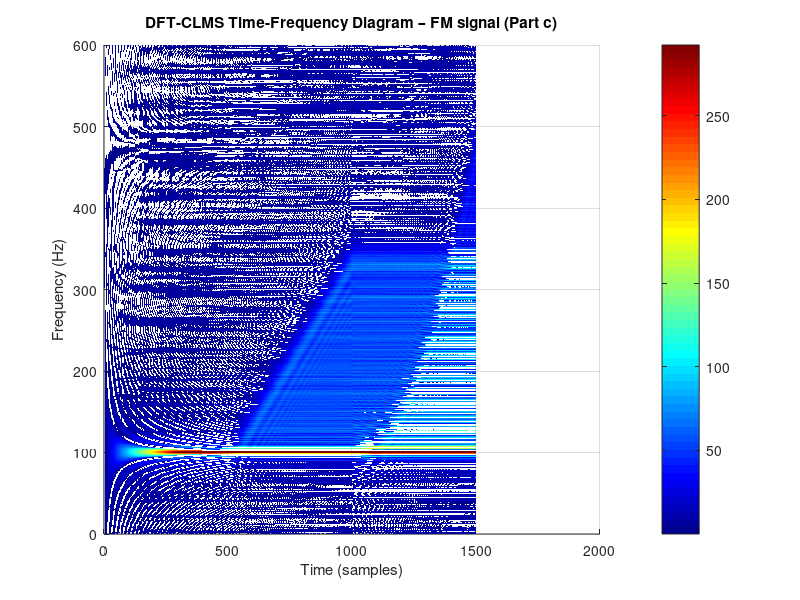

Source code (MATLAB):
%% ASPMI Part 3.3 – A Real-Time Spectrum Analyser Using the DFT-CLMS
% This script covers:
%   (a) Analytical: LS solution of DFT basis = DFT formula (comments only)
%   (b) Analytical: DFT as change-of-basis / projection (comments only)
%   (c) DFT-CLMS applied to the FM signal from Part 3.2
%   (d) DFT-CLMS applied to EEG signal POz (1200-sample segment)

clc; clear; close all;

%% =========================================================
%% Analytical notes – Parts (a) and (b)
%% =========================================================
% (a) LS solution of DFT problem
% The LS cost is: min_w ||y - F*w||^2,  solved by  w = (F^H F)^{-1} F^H y.
% The DFT basis matrix F satisfies F^H F = N * I  (orthonormal columns scaled by sqrt(N)).
% Therefore:  w = (1/N) * F^H * y = DFT coefficients (divided by N).
% This is exactly the Discrete Fourier Transform formula, confirming that
% the LS solution is the DFT.
%
% (b) DFT as change-of-basis / projection
% The DFT decomposes signal y into the orthogonal frequency basis
% {e_k | e_k(n) = e^{j2πkn/N}, k=0,...,N-1}.
% Each Fourier coefficient w_k = <y, e_k> / ||e_k||^2 is the projection
% of y onto the k-th complex exponential basis vector.
% This changes the representation from the time-domain (standard basis)
% to the frequency domain (DFT basis).

%% =========================================================
%% Re-generate FM signal (same as Part 3.2)
%% =========================================================
fs         = 1500;
N_fm       = 1500;
sigma2_eta = 0.05;

n2    = 501:1000;   n3 = 1001:1500;
f_vec = [100*ones(1,500), 100+(n2-500)/2, 100+((n3-1000)/25).^2];
phi   = cumsum(f_vec);
noise = sqrt(sigma2_eta/2) * (randn(1, N_fm) + 1j*randn(1, N_fm));
y_fm  = exp(1j * 2*pi/fs * phi) + noise;

%% =========================================================
%% (c) DFT-CLMS on FM signal
%% =========================================================
% The CLMS is configured with:
%   desired signal y(n)  →  time-domain FM signal
%   input vector x(n)    →  complex phasor at time n (length N_dft)
%
% x(n) = [1, e^{j2πn/N}, e^{j4πn/N}, ..., e^{j2π(N-1)n/N}]^T
%
% Weight update: w(n+1) = w(n) + mu * e*(n) * x(n)
% With mu=1 and w(0)=0, w(n) converges to DFT coefficients (Widrow et al.).

N_dft  = N_fm;   % DFT size equals signal length
mu_dft = 1;      % Step size = 1 for DFT convergence guarantee

% Weight magnitude matrix: W(k, n) = |w_k(n)| at time step n
W_fm = zeros(N_dft, N_fm);
w    = zeros(N_dft, 1);   % Initialise all weights to zero

for n = 0 : N_fm - 1
    % Build phasor input vector at time n
    k_vec   = (0 : N_dft - 1)';
    x_n     = exp(1j * 2*pi * k_vec * n / N_dft);  % Column vector

    % CLMS: compute output, error, and update
    y_hat   = w' * x_n;              % Current DFT estimate of y(n)
    e_n     = y_fm(n+1) - y_hat;    % Complex error
    w       = w + mu_dft * conj(e_n) * x_n;  % Weight update

    W_fm(:, n+1) = abs(w);          % Store weight magnitude
end

% Clip extreme values for better colourmap visualisation
medW = 50 * median(median(W_fm));
W_fm(W_fm > medW) = medW;

% Axes
freq_fm  = (0 : N_dft-1) * fs / N_dft;   % Hz
time_fm  = 1 : N_fm;                      % Sample index

figure;
surf(time_fm, freq_fm, W_fm, 'EdgeColor', 'none');
view(2);
colormap jet;
colorbar;
xlabel('Time (samples)');
ylabel('Frequency (Hz)');
title('DFT-CLMS Time-Frequency Diagram – FM signal (Part c)');
ylim([0 600]);

fprintf('=== Part (c): DFT-CLMS vs AR-CLMS ===\n');
fprintf('The DFT-CLMS diagram shows a blurry time-frequency track compared\n');
fprintf('to the AR-CLMS (Part 3.2) because:\n');
fprintf('  - DFT-CLMS updates N=%d weights jointly; effective per-bin step = 1/N.\n', N_dft);
fprintf('  - Weights accumulate a running average of DFT coefficients over\n');
fprintf('    all past samples, not just the current instant.\n');
fprintf('  - The weight magnitude |w_k(n)|^2 is NOT a power spectrum;\n');
fprintf('    it lacks the 1/N normalisation and includes cross-terms.\n');
fprintf('  - AR-CLMS tracks instantaneous frequency faster because it adapts\n');
fprintf('    only ONE coefficient per sample.\n\n');

%% =========================================================
%% (d) DFT-CLMS on EEG signal (POz, 1200-sample segment)
%% =========================================================
% The EEG file for Part 3.3d is the same as in Assignment 1 (POz channel).
eeg_file = 'EEG_Data\EEG_Data_Assignment1.mat';
if ~isfile(eeg_file)
    warning('EEG file not found: %s\nSkipping Part (d).', eeg_file);
    return;
end

load(eeg_file);   % Loads: POz (EEG samples), fs (sampling frequency)

% Select 1200-sample segment (adjust start index 'a' as desired)
a       = 1;
y_eeg   = POz(a : a + 1200 - 1);
N_eeg   = length(y_eeg);           % = 1200

% DFT-CLMS on EEG segment
W_eeg = zeros(N_eeg, N_eeg);
w_eeg = zeros(N_eeg, 1);

for n = 0 : N_eeg - 1
    k_vec   = (0 : N_eeg - 1)';
    x_n     = exp(1j * 2*pi * k_vec * n / N_eeg);
    y_hat   = w_eeg' * x_n;
    e_n     = y_eeg(n+1) - y_hat;
    w_eeg   = w_eeg + mu_dft * conj(e_n) * x_n;
    W_eeg(:, n+1) = abs(w_eeg);
end

% Clip outliers
medW_eeg = 50 * median(median(W_eeg));
W_eeg(W_eeg > medW_eeg) = medW_eeg;

% Axes (frequency in Hz, time in seconds)
freq_eeg = (0 : N_eeg-1) * fs / N_eeg;   % Hz
time_eeg = (0 : N_eeg-1) / fs;            % Seconds

figure;
surf(time_eeg, freq_eeg, W_eeg, 'EdgeColor', 'none');
view(2);
colormap jet;
colorbar;
xlabel('Time (s)');
ylabel('Frequency (Hz)');
title('DFT-CLMS Time-Frequency Diagram – EEG POz (1200 samples, Part d)');
ylim([0 100]);   % Focus on 0-100 Hz (EEG-relevant range)

fprintf('=== Part (d): DFT-CLMS on EEG ===\n');
fprintf('Expected observations in the time-frequency diagram:\n');
fprintf('  - Alpha rhythm (~8-10 Hz): persists if subject is in relaxed state\n');
fprintf('  - SSVEP peak (integer 11-20 Hz from Assignment 1): time-locked response\n');
fprintf('  - 50 Hz power-line artefact: bright horizontal stripe\n');
fprintf('The DFT-CLMS provides a sliding spectral estimate useful for tracking\n');
fprintf('non-stationary EEG dynamics, though slower than AR-CLMS.\n');
